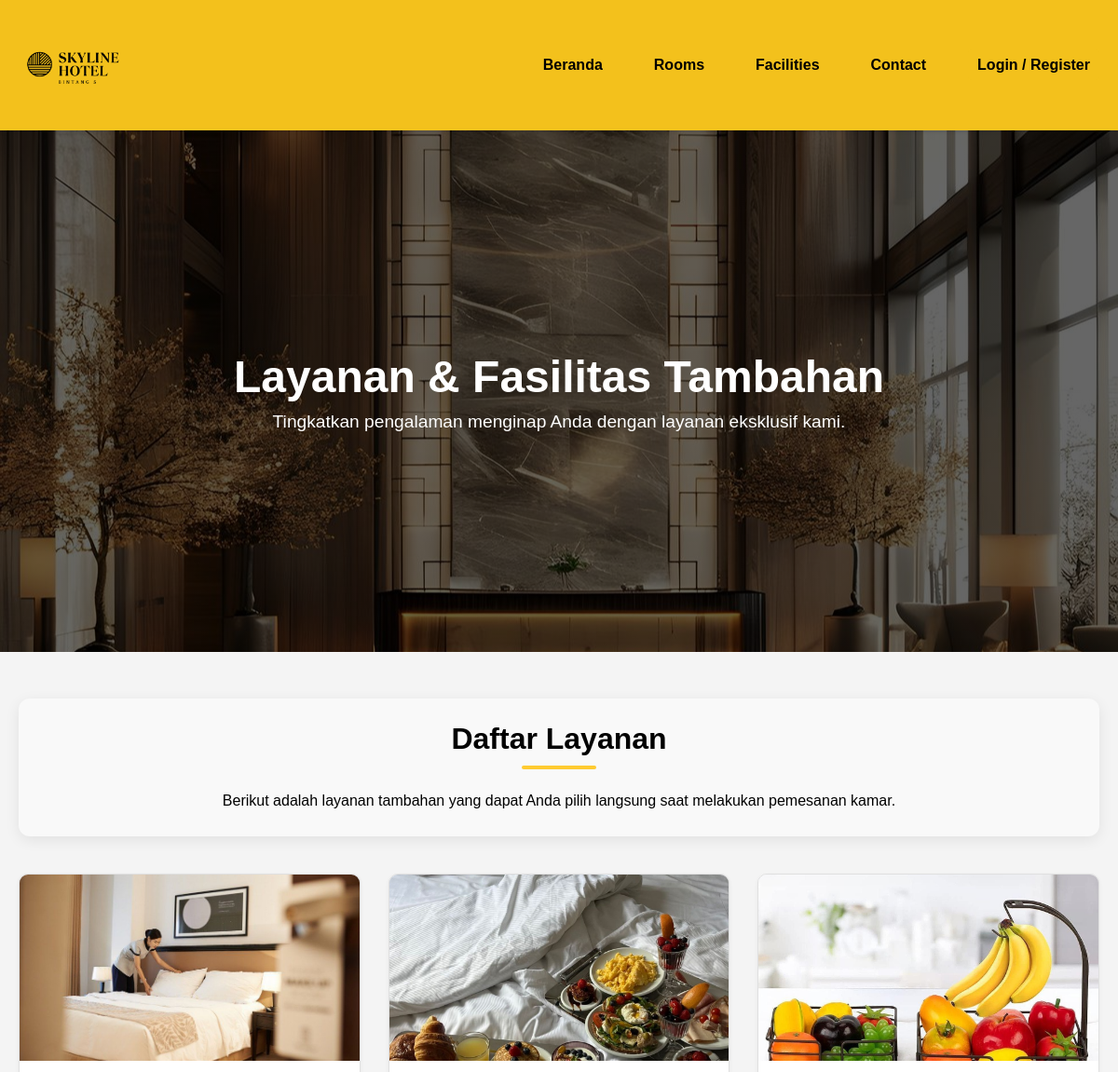
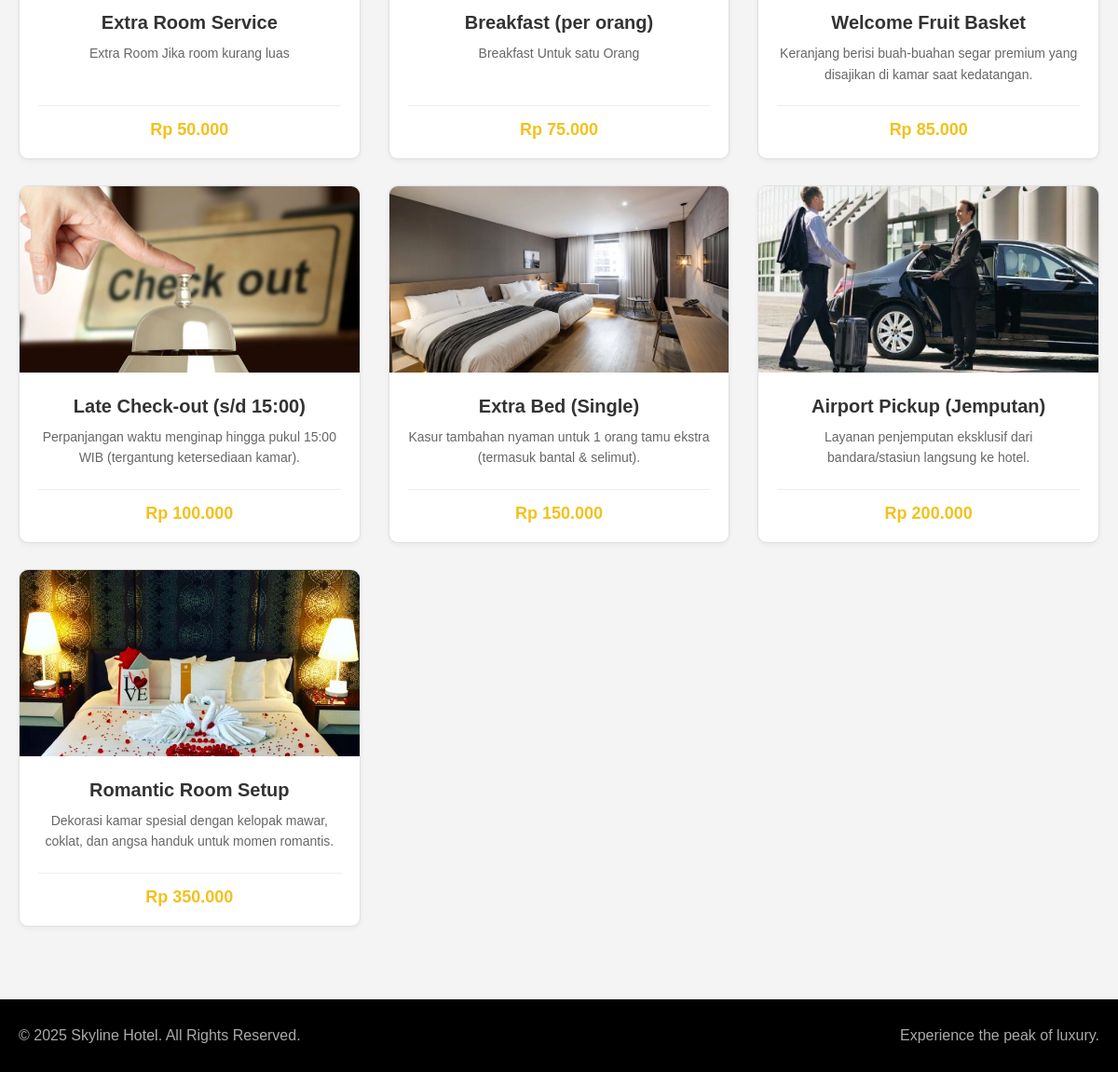
Screenshot of /facilities.php with the database file from the repository (2 pictures, top to bottom).
### tables this page shows
CREATE TABLE `fasilitas_tambahan` (
  `fasilitas_id` int(11) NOT NULL,
  `nama_fasilitas` varchar(100) NOT NULL,
  `harga` decimal(10,2) NOT NULL,
  `deskripsi` text DEFAULT NULL
);

### facilities.php (the view, shortened to what this page needs)
<?php
include 'includes/header.php';
$paid_facilities = [];
try {
    $sql = "SELECT * FROM fasilitas_tambahan ORDER BY harga ASC";
    $result = $mysqli->query($sql);
    if ($result) {
        $paid_facilities = $result->fetch_all(MYSQLI_ASSOC);
    }
} catch (Exception $e) {
    $paid_facilities = [];
}
?>
<div class="hero check-availability-form-container" style="background-image: linear-gradient(rgba(0,0,0,0.6), rgba(0,0,0,0.6)), url('assets/images/hotel_lobby.jpg'); height: 350px; display: flex; align-items: center; justify-content: center; text-align: center; color: white;">
    <div style="z-index: 2; max-width: 800px; padding: 20px;">
        <h1 style="font-size: 3rem; margin-bottom: 10px; font-weight: bold;">Layanan & Fasilitas Tambahan</h1>
        <p style="font-size: 1.2rem;">Tingkatkan pengalaman menginap Anda dengan layanan eksklusif kami.</p>
    </div>
</div>
<div class="container" style="margin-top: 50px; margin-bottom: 80px;">
    <div class="hotel-info" style="margin-bottom: 40px;">
        <h2>Daftar Layanan</h2>
        <p>Berikut adalah layanan tambahan yang dapat Anda pilih langsung saat melakukan pemesanan kamar.</p>
    </div>
    <div class="facilities-grid">
        <?php if (empty($paid_facilities)): ?>
            <div style="grid-column: 1/-1; text-align: center; padding: 40px; background: #f9f9f9; border-radius: 8px;">
                <p>Belum ada data fasilitas tambahan yang tersedia.</p>
            </div>
        <?php else: ?>
            <?php foreach ($paid_facilities as $fas): ?>
                <?php
                    $image_source = 'assets/images/hotel_lobby.jpg';
                    $name_lower = strtolower($fas['nama_fasilitas']);
                    if (strpos($name_lower, 'breakfast') !== false) {
                        $image_source = 'assets/images/breakfeast.jpg';
                    }
                    elseif (strpos($name_lower, 'airport') !== false || strpos($name_lower, 'jemput') !== false) {
                        $image_source = 'assets/images/airport.jpg';
                    }
                    elseif (strpos($name_lower, 'romantic') !== false) {
                        $image_source = 'assets/images/romantic.jpg';
                    }
                    elseif (strpos($name_lower, 'massage') !== false || strpos($name_lower, 'spa') !== false) {
                        $image_source = 'assets/images/spa.jpg';
                    }
                    elseif (strpos($name_lower, 'bed') !== false) {
                         $image_source = 'assets/images/bed.jpg';
                    }
                    elseif (strpos($name_lower, 'late') !== false) {
                         $image_source = 'assets/images/late.jpg';
                    }
                    elseif (strpos($name_lower, 'fruit') !== false || strpos($name_lower, 'buah') !== false) {
                         $image_source = 'assets/images/buah.jpg';
                    }
                    elseif (strpos($name_lower, 'room service') !== false) {
                         $image_source = 'assets/images/rs.jpg';
                    }
                ?>
                <div class="facility-card">
                    <div class="facility-image-wrapper">
                        <img src="<?php echo $image_source; ?>" alt="<?php echo htmlspecialchars($fas['nama_fasilitas']); ?>">
                    </div>
                    <div class="room-card-content" style="text-align: center; padding: 20px; display: flex; flex-direction: column; flex-grow: 1;">
                        <h3 style="margin-top: 5px; color: #333; font-size: 1.25rem;">
                            <?php echo htmlspecialchars($fas['nama_fasilitas']); ?>
                        </h3>
                        <p class="deskripsi" style="color: #666; font-size: 14px; line-height: 1.6; margin-bottom: 20px; flex-grow: 1;">
                            <?php echo htmlspecialchars($fas['deskripsi']); ?>
                        </p>
                        <div style="padding-top: 15px; border-top: 1px solid #eee; font-weight: bold; color: var(--primary-color); font-size: 18px;">
                            Rp <?php echo number_format($fas['harga'], 0, ',', '.'); ?>
                        </div>
                    </div>
                </div>
            <?php endforeach; ?>
        <?php endif; ?>
    </div>
</div>
<?php include 'includes/footer.php'; ?>

### assets/css/style.css (style rules this page uses)
:root { --primary-color: #f3c11c; --secondary-color: #333; --dark-color: #000; --light-color: #fff; --success-color: #5cb85c; --error-color: #d9534f; --pending-color: #f0ad4e; }
body, h1, h2, h3, p, ul, table, form, textarea, input, button { margin: 0; padding: 0; font-family: Arial, sans-serif; box-sizing: border-box; }
body { background-color: #f4f4f4; display: flex; flex-direction: column; min-height: 100vh; }
.container { max-width: 1200px; margin: 0 auto; padding: 0 20px; }
.check-availability-form-container { position: relative; background-image: linear-gradient(rgba(0,0,0,0.5), rgba(0,0,0,0.5)), url('../images/hero.jpg'); background-size: cover; background-position: center; padding: 60px 20px; min-height: 250px; display: flex; align-items: center; justify-content: center; }
.room-card-content { padding: 20px; flex-grow: 1; display: flex; flex-direction: column; }
.room-card-content h3 { margin-bottom: 10px; }
.room-card-content p.deskripsi { color: #555; line-height: 1.5; flex-grow: 1; margin-bottom: 15px; }
.facilities-grid { display: grid; grid-template-columns: repeat(auto-fit, minmax(250px, 1fr)); gap: 20px; }
.facility-card { background-color: #fff; border: 1px solid #eee; border-radius: 8px; box-shadow: 0 2px 5px rgba(0,0,0,0.05); overflow: hidden; display: flex; flex-direction: column; transition: transform 0.3s, box-shadow 0.3s; }
.facility-card h3 { font-size: 18px; color: #333; margin: 20px 0 10px 0; }
.hero.check-availability-form-container { background-image: url('../images/hero-background.jpg'); background-size: cover; background-position: center; background-repeat: no-repeat; position: relative; padding: 80px 20px; min-height: 400px; display: flex; align-items: center; justify-content: center; }
.hero.check-availability-form-container::before { content: ""; position: absolute; top: 0; left: 0; width: 100%; height: 100%; z-index: 1; }
.hotel-info { background-color: #f9f9f9; padding: 25px 30px; border-radius: 12px; box-shadow: 0 4px 15px rgba(0,0,0,0.08); margin: 40px 0; text-align: center; }
.hotel-info h2 { font-size: 32px; color: #000000; text-align: center; font-weight: 700; margin-bottom: 20px; position: relative; }
.hotel-info h2::after { content: ""; display: block; width: 80px; height: 4px; background-color: #ffcb31; margin: 10px auto 0; border-radius: 2px; }
.hotel-info p { font-size: 16px; line-height: 1.7; color: #000000; }

### facilities.php (style rules this page uses)
.facilities-grid { display: grid; grid-template-columns: repeat(auto-fill, minmax(280px, 1fr)); gap: 30px; }
.facility-card { background: #fff; border: 1px solid #e0e0e0; border-radius: 10px; overflow: hidden; transition: transform 0.3s ease, box-shadow 0.3s ease; display: flex; flex-direction: column; height: 100%; }
.facility-image-wrapper { width: 100%; height: 200px; overflow: hidden; background-color: #eee; }
.facility-image-wrapper img { width: 100%; height: 100%; object-fit: cover; transition: transform 0.5s ease; }

### rows the page displays
fasilitas_tambahan: shows a picture, nama_fasilitas "Extra Room Service", deskripsi "Extra Room Jika room kurang luas", harga "50.000"
fasilitas_tambahan: shows a picture, nama_fasilitas "Breakfast (per orang)", deskripsi "Breakfast Untuk satu Orang", harga "75.000"
fasilitas_tambahan: shows a picture, nama_fasilitas "Welcome Fruit Basket", deskripsi "Keranjang berisi buah-buahan segar premium yang disajikan di kamar saat kedatangan.", harga "85.000"
fasilitas_tambahan: shows a picture, nama_fasilitas "Late Check-out (s/d 15:00)", deskripsi "Perpanjangan waktu menginap hingga pukul 15:00 WIB (tergantung ketersediaan kamar).", harga "100.000"
fasilitas_tambahan: shows a picture, nama_fasilitas "Extra Bed (Single)", deskripsi "Kasur tambahan nyaman untuk 1 orang tamu ekstra (termasuk bantal & selimut).", harga "150.000"
fasilitas_tambahan: shows a picture, nama_fasilitas "Airport Pickup (Jemputan)", deskripsi "Layanan penjemputan eksklusif dari bandara/stasiun langsung ke hotel.", harga "200.000"
fasilitas_tambahan: shows a picture, nama_fasilitas "Romantic Room Setup", deskripsi "Dekorasi kamar spesial dengan kelopak mawar, coklat, dan angsa handuk untuk momen romantis.", harga "350.000"
